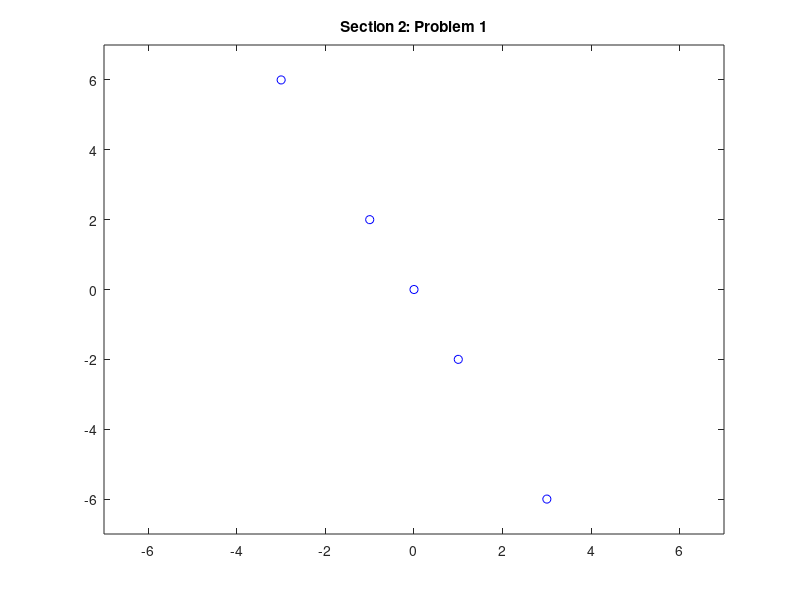
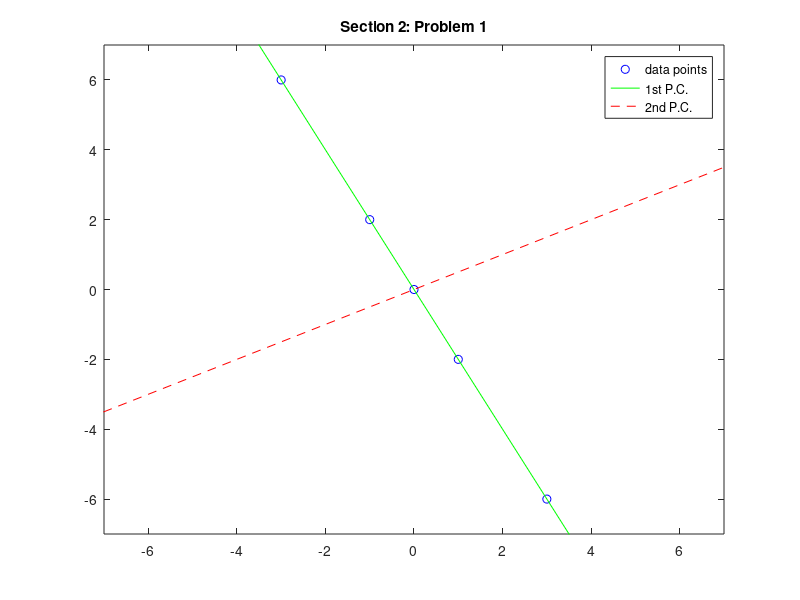

Reproduce these figures in MATLAB, in order.
%%%%%%%%%%%%%%%%%%%%%%%%%%%%%%%%%%%%%%%%%%%%%%%%%%%%%%%%%
% prob2_1.m
%
% This program attempts to complete Problem 1 from section 2, of 
% Homework #5 for CSE 847, Spring 2016, MSU.
%%%%%%%%%%%%%%%%%%%%%%%%%%%%%%%%%%%%%%%%%%%%%%%%%%%%%%%%%

% Get and plot the data
data = [0,0 ; -1,2 ; -3,6 ; 1,-2 ; 3,-6];
figure; 
plot(data(:,1), data(:,2), 'bo');
title('Section 2: Problem 1');
axis([-7 7 -7 7]);

% Plot the data with the principle component lines drawn
comp1x = [-20 20];
comp1y = -2 * comp1x;
comp2x = [-20 20];
comp2y = 0.5 * comp2x;
figure; 
plot(data(:,1), data(:,2), 'bo');
hold on;
plot(comp1x, comp1y, 'g-');
plot(comp2x, comp2y, 'r--');
title('Section 2: Problem 1');
legend('data points','1st P.C.', '2nd P.C.');
axis([-7 7 -7 7]);